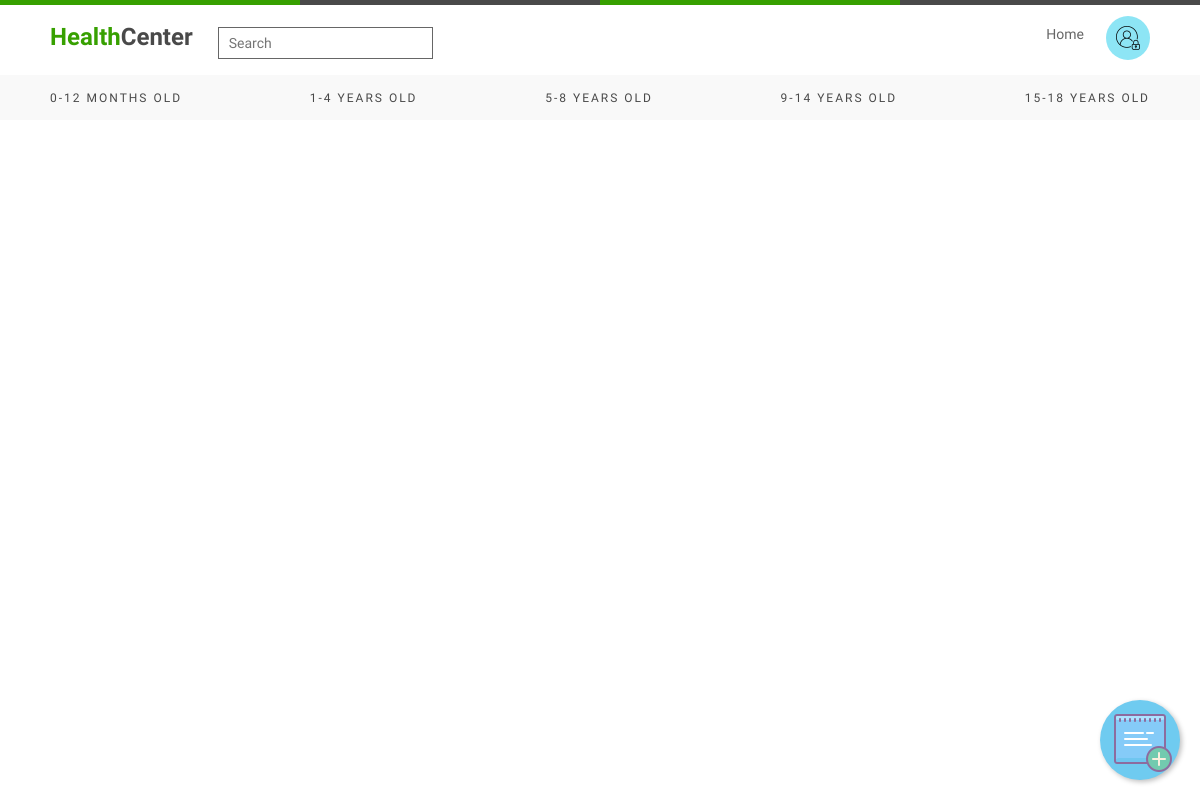
Page /php/1-4.php on the earlier database version.
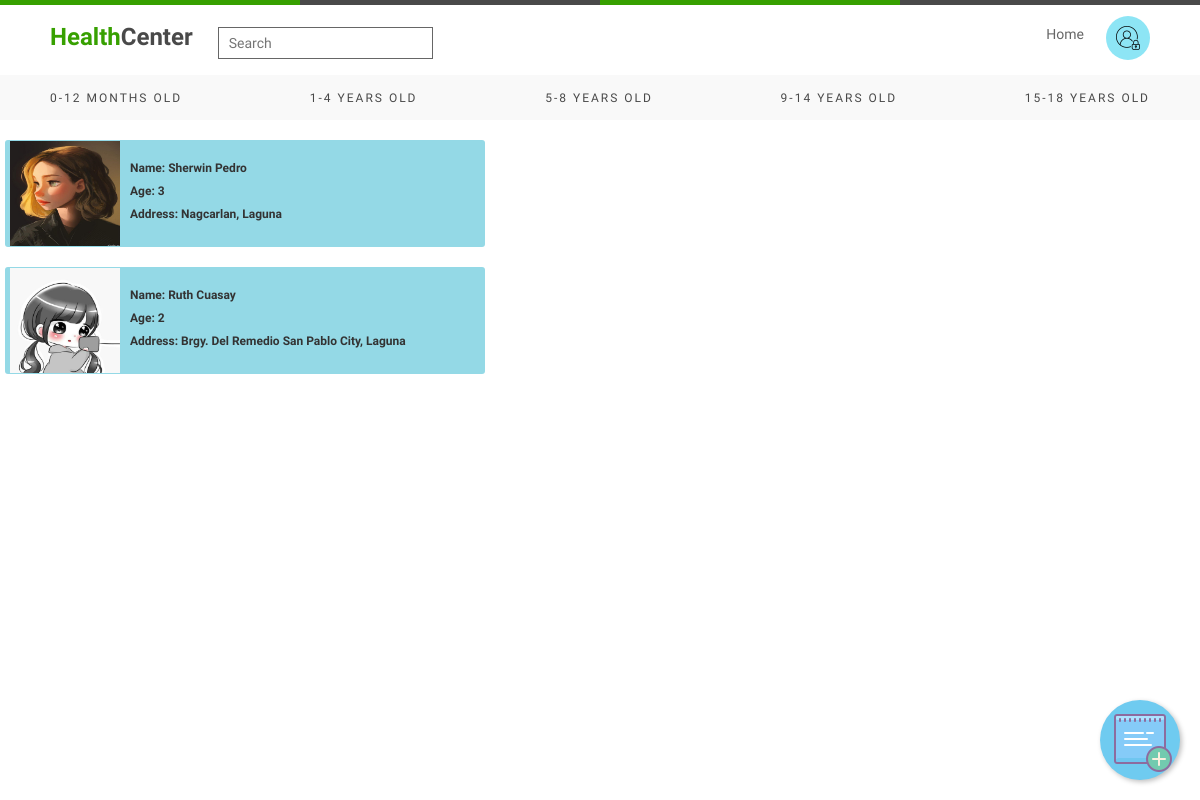
Same page on the later database version.
### tables this page shows
CREATE TABLE IF NOT EXISTS `info` (
  `id` int(11) NOT NULL AUTO_INCREMENT,
  `pic` blob NOT NULL,
  `fname` text NOT NULL,
  `lname` text NOT NULL,
  `age` int(11) NOT NULL,
  `bday` text NOT NULL,
  `gender` text NOT NULL COMMENT 'address',
  `address` text NOT NULL,
  `height` int(11) NOT NULL,
  `weight` int(11) NOT NULL,
  `shot` text NOT NULL,
  `vit` text NOT NULL,
  `meds` text NOT NULL,
  `medhis` text NOT NULL,
  `pfname` text NOT NULL,
  `plname` text NOT NULL,
  `civstatus` text NOT NULL,
  `relate_child` text NOT NULL,
  `guardian_add` text NOT NULL,
  `contact` int(11) NOT NULL,
  PRIMARY KEY (`id`),
  UNIQUE KEY `id` (`id`)
);

### php/1-4.php (the view, shortened to what this page needs)
<?php
$connect = mysqli_connect("localhost", "root", "", "hcenter");
$query =  "SELECT * from info WHERE NOT bday> now() - INTERVAL 12 month and (age BETWEEN 1 and 4)";
$result = mysqli_query($connect, $query);
?>
<!DOCTYPE html>
<html lang="en">
<head>
    <link rel="stylesheet" href="../css/modal.css">
    <link rel="stylesheet" href="../css/hompage.css">
    <link rel="stylesheet" href="https://maxcdn.bootstrapcdn.com/bootstrap/3.3.6/css/bootstrap.min.css" />
</head>
<div class="wrapper">
    <div class="multi_color_border"></div>
    <div class="top_nav">
        <div class="left">
            <div class="logo">
                <p><span>Health</span>Center</p>
            </div>
            <div class="search_bar">
                <input type="text" placeholder="Search">
            </div>
        </div>
        <div class="right">
            <ul>
                <li><a href="home.php">Home</a></li>
                <div class="login">
                    <button class="dropbtn"><img src="../images/admin.png"></button>
                </div>
            </ul>
        </div>
    </div>
    <div class="bottom_nav">
        <ul>
            <li><a href="0-12.php">0-12 Months Old</a></li>
            <li><a href="1-4.php">1-4 Years Old</a></li>
            <li><a href="5-8.php">5-8 Years Old</a></li>
            <li><a href="9-14.php">9-14 Years Old</a></li>
            <li><a href="15-18.php">15-18 Years Old</a></li>
        </ul>
    </div>
    <a href="form.php" class="material-icon floating-btn"><img src="../images/add.png"></a>
</div>
<?php
while ($row = mysqli_fetch_array($result)) {
?>
    <br>
    <div class="design clearfix  btn-xs view_data" id="<?php echo $row["id"]; ?>">
        <?php echo "<img src='../images/" . $row["pic"] . "' alt='Image' height=105 width=110>"; ?>
        <br> <label>Name: <?php echo $row["fname"]; ?> <?php echo $row["lname"]; ?> </label>
        <label>Age: <?php echo $row["age"]; ?></label>
        <label>Address: <?php echo $row["address"]; ?></label>
    </div>
<?php
}
?>
</html>

Differences in the rows shown:
added info: pic (picture), fname "Sherwin", lname "Pedro", age "3", address "Nagcarlan, Laguna"
added info: pic (picture), fname "Ruth", lname "Cuasay", age "2", address "Brgy. Del Remedio San Pablo City, Laguna"
